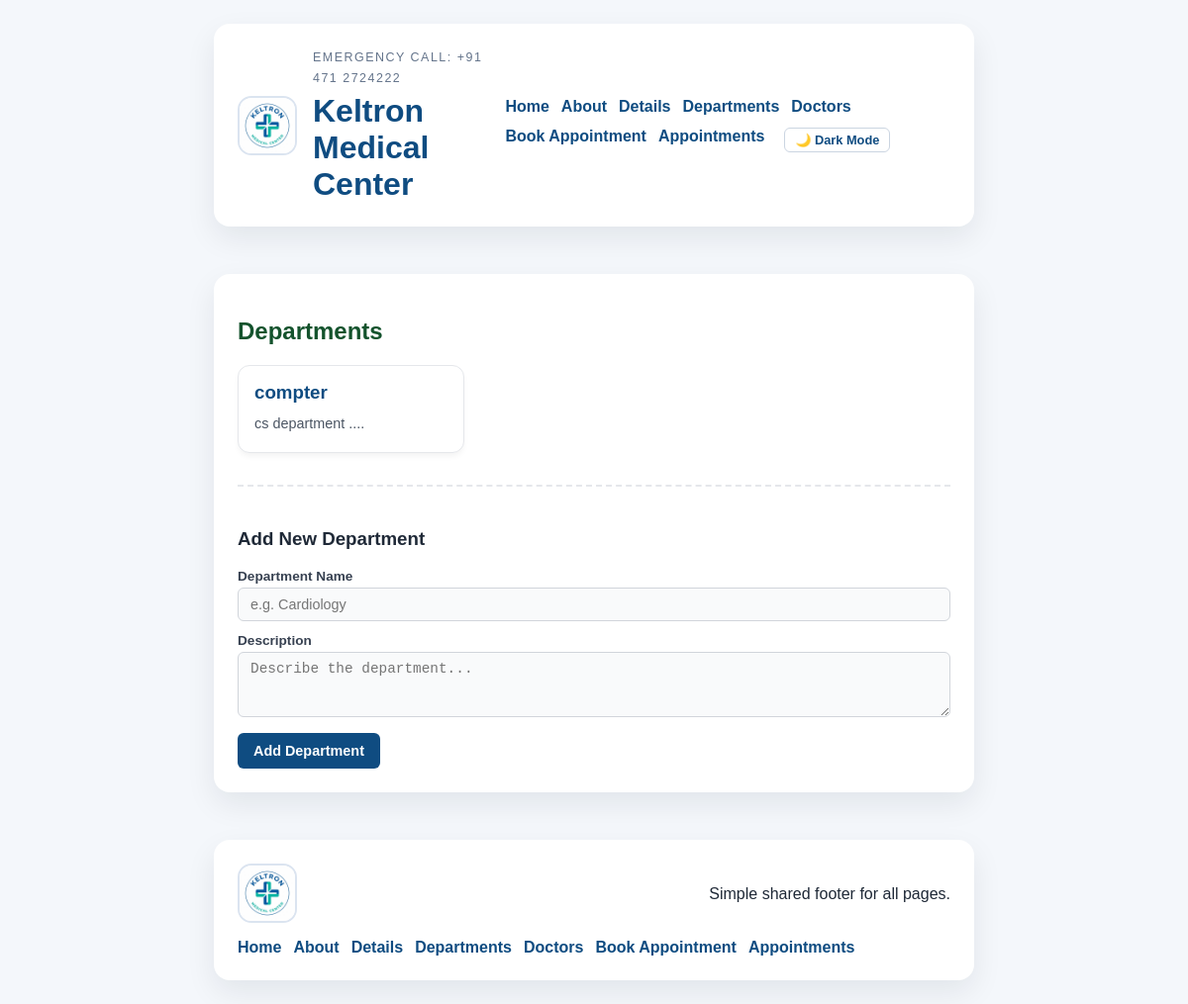
Before: /app/departments with the older database file.
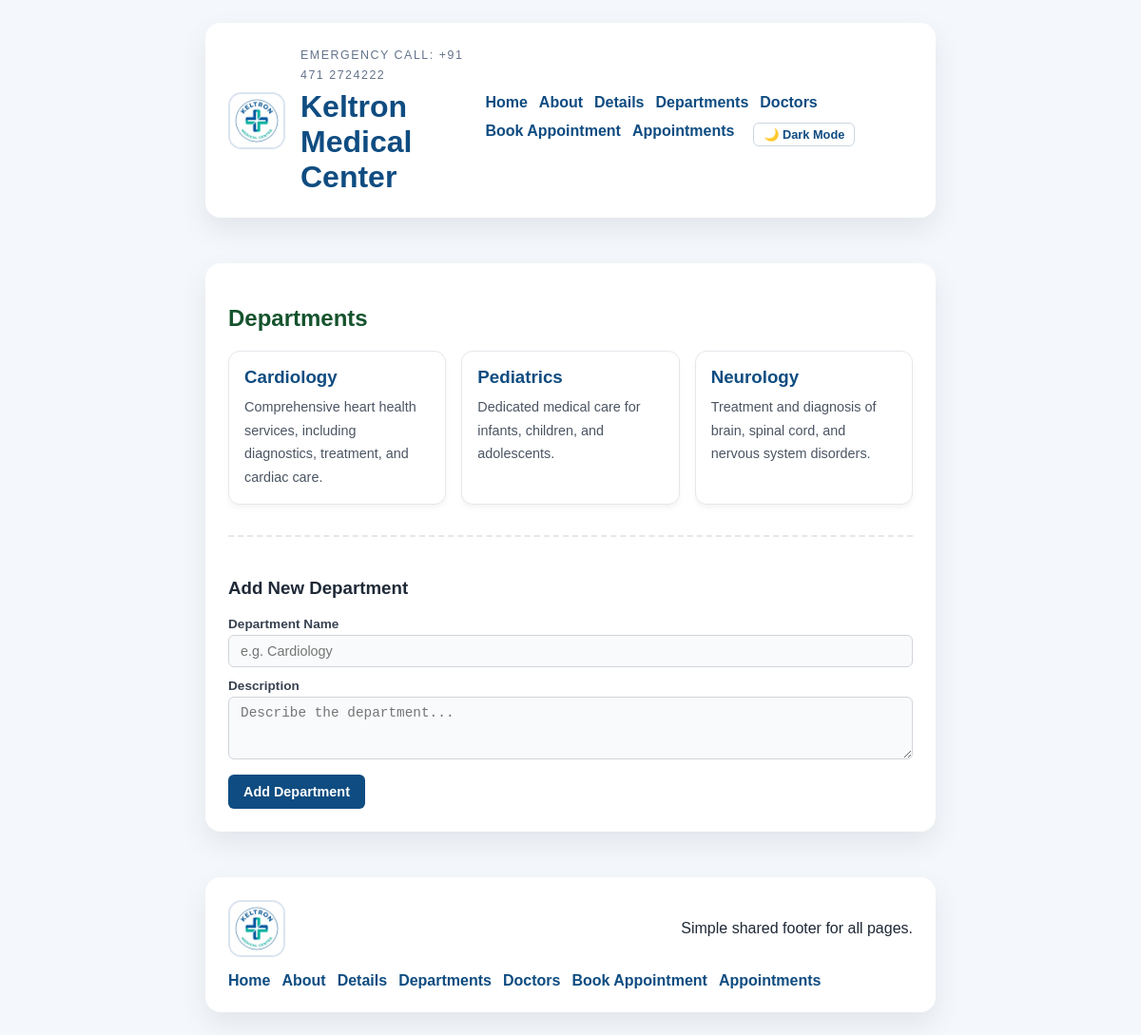
After: the same page with the newer database file.
### projectapp/models.py (models this page shows)
class departments(models.Model):
    dept_name = models.CharField(max_length=100)
    dep_description = models.TextField()

### projectapp/views.py (the view)
# urls.py: path('departments', views.departments_view, name = "departments"),
def departments_view(request):
    if request.method == "POST":
        name = request.POST.get('dept_name')
        desc = request.POST.get('dep_description')
        if name and desc:
            departments.objects.create(dept_name=name, dep_description=desc)
    all_departments = departments.objects.all()
    return render(request, "departments.html", {"departments": all_departments})

### projectapp/templates/departments.html (shortened to what this page needs)
{% extends "base.html" %} {% block title %}Departments - Keltron Web{% endblock%}
{% block content %}
<section class="departments-section">
  <h2>Departments</h2>
  {% if departments %}
  <div class="departments-list">
    {% for dept in departments %}
    <div class="department-card">
      <h3>{{ dept.dept_name }}</h3>
      <p>{{ dept.dep_description }}</p>
    </div>
    {% endfor %}
  </div>
  {% else %}
  <p>No departments available.</p>
  {% endif %}
  <div class="form-section">
    <h3>Add New Department</h3>
    <form method="POST">
      <div class="form-group">
        <label for="dept_name">Department Name</label>
        <input type="text" id="dept_name" name="dept_name" class="form-control" placeholder="e.g. Cardiology" required>
      </div>
      <div class="form-group">
        <label for="dep_description">Description</label>
        <textarea id="dep_description" name="dep_description" class="form-control" rows="3" placeholder="Describe the department..." required></textarea>
      </div>
      <button type="submit" class="btn-submit">Add Department</button>
    </form>
  </div>
</section>
{% endblock %}

Changed rows visible on the page:
removed departments: dept_name "compter", dep_description "cs department ...."
added departments: dept_name "Cardiology", dep_description "Comprehensive heart health services, including diagnostics, treatment, and cardiac care."
added departments: dept_name "Pediatrics", dep_description "Dedicated medical care for infants, children, and adolescents."
added departments: dept_name "Neurology", dep_description "Treatment and diagnosis of brain, spinal cord, and nervous system disorders."
